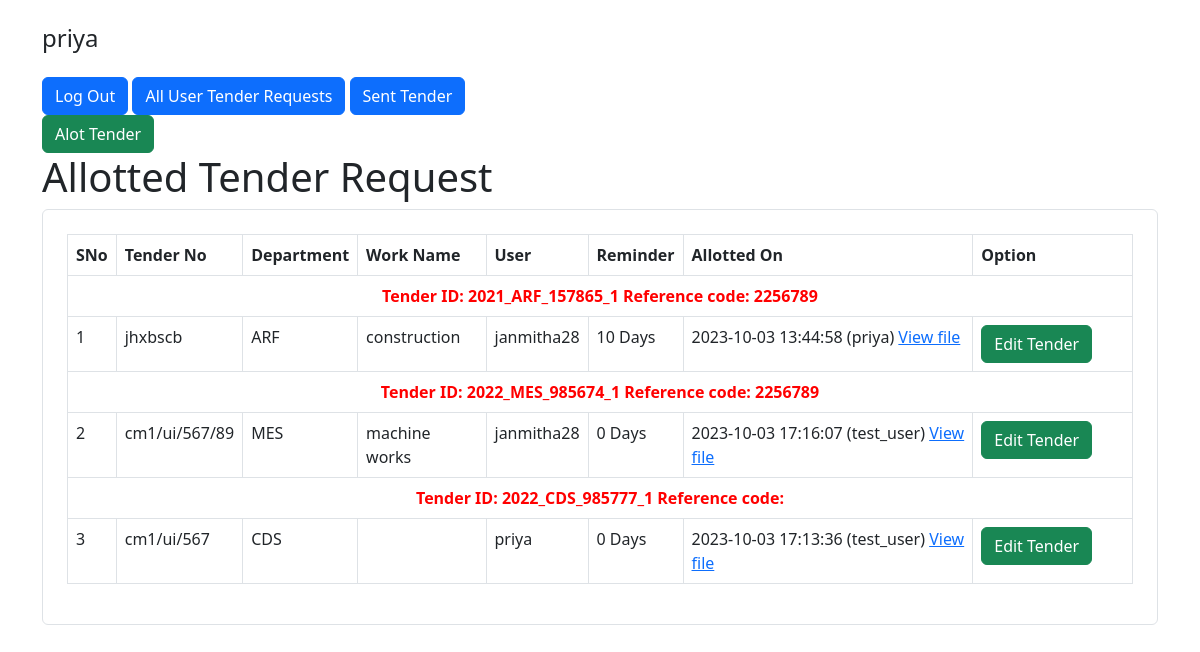
/alot-tenders/index.php (signed in), run on the app's committed database.
### tables this page shows
CREATE TABLE `user_tender_requests` (
  `id` int(11) NOT NULL,
  `user_id` int(11) NOT NULL,
  `tender_id` int(11) NOT NULL,
  `created_at` timestamp NOT NULL DEFAULT current_timestamp(),
  `status` varchar(15) NOT NULL,
  `tender_no` varchar(20) DEFAULT NULL,
  `name_of_work` varchar(255) DEFAULT NULL,
  `file_name` varchar(40) DEFAULT NULL,
  `reference_code` varchar(20) DEFAULT NULL,
  `section_id` varchar(20) NOT NULL,
  `sent_at` datetime DEFAULT NULL,
  `edit_user_id` int(11) DEFAULT NULL,
  `allotted_at` datetime DEFAULT NULL,
  `updated_at` datetime DEFAULT current_timestamp() ON UPDATE current_timestamp(),
  `reminder_days` int(11) DEFAULT NULL
);

CREATE TABLE `tenders` (
  `id` int(11) NOT NULL,
  `due_date` date DEFAULT NULL,
  `tenderID` varchar(255) DEFAULT NULL,
  `department_id` int(11) DEFAULT NULL
);

CREATE TABLE `department` (
  `id` int(11) NOT NULL,
  `name` varchar(255) DEFAULT NULL
);

CREATE TABLE `users` (
  `id` int(11) NOT NULL,
  `username` varchar(30) NOT NULL,
  `email` varchar(50) NOT NULL,
  `password` varchar(255) NOT NULL,
  `created_at` datetime NOT NULL DEFAULT current_timestamp()
);

### alot-tenders/index.php (the view, shortened to what this page needs)
<?php
require_once "../config.php";
$query = "SELECT us.username,s.username as selectedUser, department.name as departmentName, tenders.tenderID,
ur.id, ur.reference_code, ur.tender_No, ur.file_name, ur.allotted_at, ur.name_of_work, ur.reminder_days
FROM user_tender_requests ur
left join users us on ur.user_id= us.id
left join users s on ur.edit_user_id= s.id
inner join `tenders` on ur.tender_id = tenders.id
inner join `department` on tenders.department_id = department.id
where ur.status= 'Allotted';";
$result = $link->query($query);
?>
<!DOCTYPE html>
<html lang="en">
<head>
    <link rel="stylesheet" href="../style.css">
    <link href="https://cdn.jsdelivr.net/npm/bootstrap@5.2.0-beta1/dist/css/bootstrap.min.css" rel="stylesheet">
</head>
<body>
    <div class="container">
        <div class="col-lg-5 text-left">
            <h4 class="my-4"><?= htmlspecialchars($_SESSION["username"]); ?></h4>
            <a href="./logout.php" class="btn btn-primary">Log Out</a>
            <a href="../tender-requests/" class="btn btn-primary">All User Tender Requests</a>
            <a href="../sent-tenders/" class="btn btn-primary">Sent Tender</a>
            <a href="../alot-tenders/" class="btn btn-success">Alot Tender</a>
        </div>
        <div class="row justify-content-center">
            <div class="col-lg-12">
                <h1>Allotted Tender Request</h1>
                <div class="form-wrap border rounded p-4">
                    <table class="table  table-bordered">
                        <thead>
                            <tr role="row" class="header">
                                <th rowspan="1" colspan="1">SNo</th>
                                <th rowspan="1" colspan="1">Tender No</th>
                                <th rowspan="1" colspan="1">Department</th>
                                <th rowspan="1" colspan="1">Work Name</th>
                                <th rowspan="1" colspan="1">User</th>
                                <th rowspan="1" colspan="1">Reminder</th>
                                <th rowspan="1" colspan="1">Allotted On</th>
                                <th rowspan="1" colspan="1">Option</th>
                            </tr>
                        </thead>
                        <tbody>
                            <?php $counter = 1;
                            if ($result->num_rows > 0) {
                                while ($row = $result->fetch_assoc()) { ?>
                                    <tr>
                                        <th colspan="8" class="text-center tenderID"> Tender ID: <?= $row["tenderID"] ?> Reference code: <?= $row["reference_code"] ?> </th>
                                    </tr>
                                    <tr>
                                        <td><?= $counter ?></td>
                                        <td><?= $row["tender_No"] ?></td>
                                        <td><?= $row['departmentName'] ?></td>
                                        <td><?= $row['name_of_work'] ?></td>
                                        <td><?= $row["username"] ?></td>
                                        <td><?= $row['reminder_days'] ?> Days</td>
                                        <td><?php echo $row['allotted_at'] . " (" . $row['selectedUser'] . ")" ?>
                                            <a href="../uploadedFiles/<?= $row['file_name'] ?>" target="_blank">View file</a>
                                        </td>
                                        <td width="15%">
                                            <a href="./update.php?id=<?php echo $row["id"]; ?>" class="btn btn-success"> <i class="fa fa-edit"></i> Edit Tender</a>
                                        </td>
                                    </tr>
                            <?php $counter++;
                                }
                            } else {
                                echo  "<p class='text-center'>No data Found </p>";
                            }
                            ?>
                        </tbody>
                    </table>
                </div>
            </div>
        </div>
    </div>
</body>
</html>

### style.css (style rules this page uses)
.header { font-weight:bold; }
.tenderID { color:red; }

### data on the page
user_tender_requests: tender.tenderID "2021_ARF_157865_1", reference_code "2256789", tender_no "jhxbscb", department.name "ARF", name_of_work "construction", user.username "janmitha28", reminder_days "10", allotted_at "2023-10-03 13:44:58", users.username "priya"
user_tender_requests: tender.tenderID "2022_MES_985674_1", reference_code "2256789", tender_no "cm1/ui/567/89", department.name "MES", name_of_work "machine works", user.username "janmitha28", reminder_days "0", allotted_at "2023-10-03 17:16:07", users.username "test_user"
user_tender_requests: tender.tenderID "2022_CDS_985777_1", tender_no "cm1/ui/567", department.name "CDS", user.username "priya", reminder_days "0", allotted_at "2023-10-03 17:13:36", users.username "test_user"

### other printed values
$_SESSION["username"] "priya"
